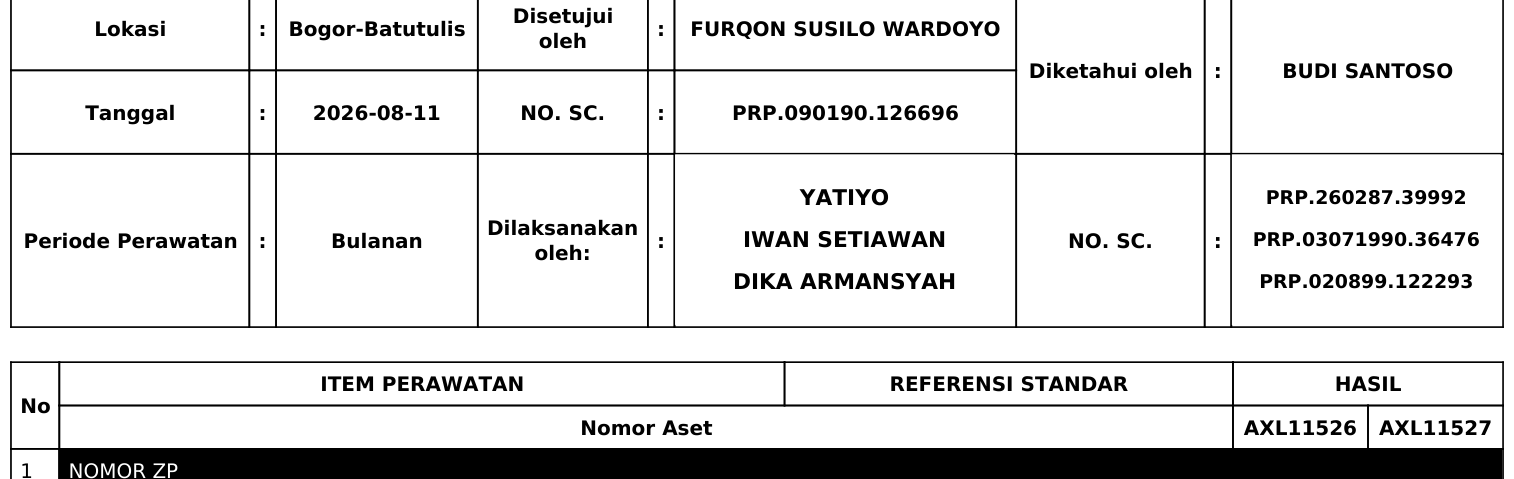
#> input picture logs/sc_font_test_6.8.png, 1514 x 479 px, found by its file name; its folder holds only this picture in this run
$ python crop_single_temp.py --rel ../logs/sc_font_test_6.8.png
#> lines starting #> are read from the running program, lines starting #| are printed output that depends on the picture
### scripts/crop_collage_photos.py
import os
import sys
import json
from pathlib import Path
import numpy as np
from PIL import Image


# ── Tuning constants for 300x300 images ────────────────────────────────────
CROSSHAIR_SEARCH_RANGE  = (0.35, 0.65)   # divider must be in 35–65% of image (middle zone)
CROSSHAIR_MIN_PROMINENCE = 8.0            # row/col peak brightness must exceed local bg by at least 8.0
CROSSHAIR_MIN_BRIGHTNESS = 135.0          # row/col peak mean brightness must be >= 135
CROSSHAIR_CENTER_BRIGHT  = 170.0          # intersection pixel brightness threshold


def _brightness_profile(arr: np.ndarray, axis: int) -> np.ndarray:
    """Return mean brightness profile along an axis (axis=0→row profile, axis=1→col profile)."""
    return np.mean(arr, axis=(1 - axis, 2))


def _find_divider(profile: np.ndarray, search_lo: float = 0.35, search_hi: float = 0.65) -> tuple[int, float, float]:
    """Find peak row/column in the central search range with prominence calculation."""
    n = len(profile)
    lo = int(n * search_lo)
    hi = int(n * search_hi)
    if lo >= hi:
        return n // 2, 0.0, 0.0

    sub = profile[lo:hi]
    rel_idx = int(np.argmax(sub))
    peak_idx = lo + rel_idx
    peak_val = float(profile[peak_idx])

    # Local background: average of regions outside 35px around peak
    bg_lo = profile[max(0, peak_idx - 35): max(0, peak_idx - 12)]
    bg_hi = profile[min(n, peak_idx + 12): min(n, peak_idx + 35)]
    bg = float(np.mean(np.concatenate([bg_lo, bg_hi]))) if (len(bg_lo) + len(bg_hi)) > 0 else 0.0
    prom = peak_val - bg

    return peak_idx, peak_val, prom


def detect_collage_by_crosshair(img: Image.Image) -> tuple[bool, int, int, str]:
    """Detects 2x2 collage in 300x300 images by checking center crosshair prominence and brightness.
    Returns (is_collage, peak_x, peak_y, reason).
    """
    w, h = img.size
    arr = np.array(img.convert('RGB')).astype(np.float32)
    gray = np.mean(arr, axis=2)

    # 1. Search peak row & col in 35%..65% range
    row_means = np.mean(gray, axis=1)
    col_means = np.mean(gray, axis=0)

    peak_y, peak_y_val, prom_y = _find_divider(row_means, *CROSSHAIR_SEARCH_RANGE)
    peak_x, peak_x_val, prom_x = _find_divider(col_means, *CROSSHAIR_SEARCH_RANGE)

    # Intersection brightness
    center_val = float(np.mean(gray[max(0, peak_y-3):peak_y+4, max(0, peak_x-3):peak_x+4]))

    # Detection logic:
    # A. Both Y and X have prominent bright lines (prom >= 8, val >= 135)
    # B. Center intersection is very bright (center_val >= 170) with prom >= 5
    is_coll = (prom_y >= CROSSHAIR_MIN_PROMINENCE and prom_x >= CROSSHAIR_MIN_PROMINENCE and peak_y_val >= CROSSHAIR_MIN_BRIGHTNESS and peak_x_val >= CROSSHAIR_MIN_BRIGHTNESS) or \
              (center_val >= CROSSHAIR_CENTER_BRIGHT and prom_y >= 5.0 and prom_x >= 5.0)

    reason = (
        f"Crosshair Y: y={peak_y}(val={peak_y_val:.0f}, prom={prom_y:.1f}) | "
        f"X: x={peak_x}(val={peak_x_val:.0f}, prom={prom_x:.1f}) | "
        f"center={center_val:.0f} -> {'KOLASE' if is_coll else 'Bukan Kolase'}"
    )

    return is_coll, peak_x, peak_y, reason


# [16 lines left out: function get_crop_box_bottom_left, not called in this run]


def is_collage_photo_adaptive(img: Image.Image) -> tuple[bool, int, int, str]:
    """Detects if an image is a 2x2 collage photo using center crosshair detection.
    Returns: (is_collage: bool, divider_x: int, divider_y: int, reason: str)
    NOTE: Used by analyzer.py to flag uncropped collages as HIGH RISK.
    """
    is_coll, peak_x, peak_y, reason = detect_collage_by_crosshair(img)
    return is_coll, peak_x, peak_y, reason


# [18 lines left out: function process_collage_photos, not called in this run]


# [23 lines that do not run on import are left out]

### scripts/edit_timemark_ide1.py
#!/usr/bin/env python3
"""
edit_timemark_ide1.py — Versi baru: HSV Orange Isolation + Fixed-offset Stage 1c
- Hapus Stage 1, 1b, 2, 3, 4, consensus pre-scan
- Hanya: HSV isolate -> find_red_guide -> fixed offset dari guide top-right
- Fallback: get_text_box() jika tidak ada guide
"""

import argparse
import json
import os
import re
import shutil
import sys
from datetime import datetime, timedelta
from pathlib import Path

if sys.platform == "win32":
    try:
        sys.stdout.reconfigure(encoding="utf-8", errors="replace")
        sys.stderr.reconfigure(encoding="utf-8", errors="replace")
    except Exception:
        pass

import numpy as np
from PIL import Image, ImageDraw, ImageFont, ImageOps, ImageFilter

import pytesseract

import openpyxl
from openpyxl.styles import Font, Alignment, Border, Side, PatternFill
TESSERACT_PATH = r"C:\Program Files\Tesseract-OCR\tesseract.exe"
pytesseract.pytesseract.tesseract_cmd = TESSERACT_PATH

# Fixed offset parameters (dari test script)
X_OFFSET_FROM_GUIDE = 6      # px right of guide right edge
Y_CENTER_OFFSET = 0          # textbox center = guide top (gy1)
BOX_HEIGHT_RATIO = 0.053     # 5.3% of image height
BOX_WIDTH_RATIO = 0.48       # 48% of image width

# Default paths
DEFAULT_INPUT = Path("03_photos_export")
DEFAULT_OUTPUT = Path("04_photos_edited")
DEFAULT_SCHEDULE = Path("schedule.json")

# ── Fallback durations (minutes) when schedule.json is not available ──
CATEGORY_DURATIONS = {
    "SINYAL": 30,
    "PERSINYALAN_ELEKTRIK": 420,
    "TELEKOMUNIKASI": 60,
    "SERAT OPTIK": 60,
    "PDSE": 420,
}
DEFAULT_DURATION = 45  # AXC, WESEL, CATU_DAYA, PINTU_PERLINTASAN, CTS, PTDS, PTLS, PTPP, JPL

MONTHS_ABBR = ["", "Jan", "Feb", "Mar", "Apr", "Mei", "Jun", "Jul", "Agu", "Sep", "Okt", "Nov", "Des"]
DAYS_ID = ["Senin", "Selasa", "Rabu", "Kamis", "Jumat", "Sabtu", "Minggu"]


# [40 lines left out: functions _read_date_txt, normalize_manual_date_text, _read_manual_meta, parse_date_text, not called in this run]


def format_timemark(dt: datetime) -> str:
    return f"{DAYS_ID[dt.weekday()]}, {MONTHS_ABBR[dt.month]} {dt.day:02d} {dt.year} {dt.hour:02d}:{dt.minute:02d}"

# Station → BTP mapping (must match export_pdf_foto.py)
STATION_TO_BTP = {
    "BOO": "BTP JAK", "CLT": "BTP JAK",
    "BJD": "BTP JAK",
    "BNR": "BTP BD",
    "BOP": "BTP BD", "BTT": "BTP BD", "CGB": "BTP BD",
    "COS": "BTP BD", "MSG": "BTP BD", "CCR": "BTP BD",
}


# ─── HSV Orange Isolation ───
# [40 lines left out: function preprocess_for_guide, not called in this run]


# ─── Red Guide Detection ───
def contiguous_runs(values: np.ndarray):
    idx = np.where(values)[0]
    if len(idx) == 0:
        return []
    groups = []
    s = p = int(idx[0])
    for v in idx[1:]:
        v = int(v)
        if v > p + 1:
            groups.append((s, p))
            s = v
        p = v
    groups.append((s, p))
    return groups


def find_red_guide(arr: np.ndarray, y_start: int | None = None):
    """Deteksi garis merah/kuning/oranye vertikal (Red/Yellow Guide) di area kiri foto.

    Mendukung Red, Orange, dan Yellow guide (Hue 0°-52°, Saturation >= 50%).
    Menggunakan algoritma Local Column Peak Prominence, clean vertical line check,
    dan filter lebar maksimal (<= 8-10px) tanpa Top Crop (y=0 hingga y=h).
    """
    h, w = arr.shape[:2]
    if y_start is None:
        y_start = 0

    r = arr[:,:,0].astype(float)
    g = arr[:,:,1].astype(float)
    b = arr[:,:,2].astype(float)

    # Combined Red & Yellow guide filter (r > 172)
    red_yellow = (
        (r > 172)
        & (r > g * 1.10)
        & (r > b * 1.35)
        & (g < 215)
        & (b < 160)
    )

    # HSV filter: Red, Orange, Yellow (Hue <= 52° or >= 330°) + Sat >= 63%
    delta = r - np.minimum(g, b)
    safe_delta = np.where(delta > 0, delta, 1.0)
    hue = (g - b) / safe_delta * 60
    hue = np.where(hue < 0, hue + 360, hue)
    max_c = np.maximum(np.maximum(r, g), b)
    sat = np.where(max_c > 0, delta / max_c * 100, 0.0)

    ry_mask = red_yellow & ((hue <= 52.0) | (hue >= 330.0)) & (sat >= 63.0)

    if y_start > 0:
        ry_mask[:y_start, :] = False

    # Restrict search to X <= 35% of width (max 105px)
    max_x_search = int(max(48, w * 0.35))
    ry_mask[:, max_x_search:] = False

    counts = ry_mask.astype(int).sum(axis=0)

    # Local column peak prominence + Clean vertical line check (gap check)
    prominent_mask = np.zeros(w, dtype=bool)
    min_h = max(20, int(h * 0.065))

    for x in range(max_x_search):
        if counts[x] < min_h:
            continue
        w_start = max(0, x - 6)
        w_end = min(max_x_search, x + 7)
        neighbor_vals = [counts[nx] for nx in range(w_start, w_end) if abs(nx - x) >= 3 and counts[nx] > 0]
        local_bg = np.median(neighbor_vals) if neighbor_vals else 0
        if counts[x] >= local_bg + 20 or counts[x] >= local_bg * 1.35:
            left_bg = np.min([counts[nx] for nx in range(max(0, x-4), max(0, x-1))] or [0])
            right_bg = np.min([counts[nx] for nx in range(min(max_x_search, x+2), min(max_x_search, x+5))] or [0])
            if left_bg <= counts[x] * 0.60 or right_bg <= counts[x] * 0.60:
                prominent_mask[x] = True

    max_allowed_width = 2  # Strict 1-2px guide width requirement for standard photos

    # Split wide runs at drop-off (count < peak * 0.35)
    # [16 lines left out: function _split_wide_run, not called in this run]

    candidates = []
    for x1, x2 in contiguous_runs(prominent_mask):
        run_width = x2 - x1 + 1
        if run_width > max_allowed_width:
            raw_sub = _split_wide_run(x1, x2)
            sub_runs = []
            for sx1, sx2 in raw_sub:
                if sx2 - sx1 + 1 <= max_allowed_width:
                    sub_runs.append((sx1, sx2))
                else:
                    # Enumerate sliding windows for sub-runs still too wide
                    for w in range(sx1, sx2 + 1):
                        sub_runs.append((w, w))
                    for w in range(sx1, sx2):
                        sub_runs.append((w, w + 1))
            if not sub_runs:
                # Fallback: enumerate all windows in original run
                for w in range(x1, x2 + 1):
                    sub_runs.append((w, w))
                for w in range(x1, x2):
                    sub_runs.append((w, w + 1))
        else:
            sub_runs = [(x1, x2)]

        for sx1, sx2 in sub_runs:
            row_has = ry_mask[:, sx1:sx2+1].sum(axis=1) > 0
            raw_runs = contiguous_runs(row_has)
            if not raw_runs:
                continue
            # Merge runs separated by small vertical gaps (<= 5 px)
            merged_runs = [list(raw_runs[0])]
            for ry1, ry2 in raw_runs[1:]:
                if ry1 - merged_runs[-1][1] <= 5:
                    merged_runs[-1][1] = ry2
                else:
                    merged_runs.append([ry1, ry2])

            for y1, y2 in merged_runs:
                guide_h = y2 - y1 + 1
                if guide_h < max(20, int(h * 0.045)):
                    continue
                score = int(ry_mask[y1:y2+1, sx1:sx2+1].sum())
                candidates.append((guide_h, score, sx1, y1, sx2, y2))

    if not candidates:
        return None
    # Sort by highest score first, then leftmost X (highest score = most pixels = true guide)
    candidates.sort(key=lambda c: (-c[1], c[2]))
    _, _, x1, y1, x2, y2 = candidates[0]
    return x1, y1, x2, y2


def find_cyan_guide_inverted(arr_orig: np.ndarray, y_start: int | None = None):
    """Deteksi red guide via invert (255 - RGB): red(200,30,30) -> cyan(55,225,225).

    Cyan mask formula: r_inv < 51, g_inv > 108, b_inv > 140, g_inv > r_inv * 1.40, b_inv > r_inv * 1.40.
    Menggunakan algoritma Local Column Peak Prominence (sama dengan red guide) dan NO TOP CROP.
    """
    h, w = arr_orig.shape[:2]
    if y_start is None:
        y_start = 0

    arr_inv = 255 - arr_orig.astype(np.int16)
    arr_inv = np.clip(arr_inv, 0, 255).astype(np.uint8)

    r_inv = arr_inv[:,:,0].astype(float)
    g_inv = arr_inv[:,:,1].astype(float)
    b_inv = arr_inv[:,:,2].astype(float)

    cyan_mask = (
        (r_inv < 51) & (g_inv > 108) & (b_inv > 140)
        & (g_inv > r_inv * 1.40) & (b_inv > r_inv * 1.40)
    )
    if y_start > 0:
        cyan_mask[:y_start, :] = False

    max_x_search = int(max(48, w * 0.35))
    cyan_mask[:, max_x_search:] = False

    counts = cyan_mask.astype(int).sum(axis=0)

    # ── SAME prominent check as red guide (gap check included) ──
    prominent_mask = np.zeros(w, dtype=bool)
    min_h = max(20, int(h * 0.065))

    for x in range(max_x_search):
        if counts[x] < min_h:
            continue
        w_start = max(0, x - 6)
        w_end = min(max_x_search, x + 7)
        neighbor_vals = [counts[nx] for nx in range(w_start, w_end) if abs(nx - x) >= 3 and counts[nx] > 0]
        local_bg = np.median(neighbor_vals) if neighbor_vals else 0
        if counts[x] >= local_bg + 20 or counts[x] >= local_bg * 1.35:
            left_bg = np.min([counts[nx] for nx in range(max(0, x-4), max(0, x-1))] or [0])
            right_bg = np.min([counts[nx] for nx in range(min(max_x_search, x+2), min(max_x_search, x+5))] or [0])
            if left_bg <= counts[x] * 0.60 or right_bg <= counts[x] * 0.60:
                prominent_mask[x] = True

    max_allowed_width = 2  # Strict 1-2px guide width requirement

    # Split wide runs at drop-off (count < peak * 0.35)
    # [14 lines left out: function _split_wide_run, not called in this run]

    candidates = []
    for x1, x2 in contiguous_runs(prominent_mask):
        run_width = x2 - x1 + 1
        if run_width > max_allowed_width:
            sub_runs = _split_wide_run(x1, x2)
        else:
            sub_runs = [(x1, x2)]

        for sx1, sx2 in sub_runs:
            row_has = cyan_mask[:, sx1:sx2+1].sum(axis=1) > 0
            raw_runs = contiguous_runs(row_has)
            if not raw_runs:
                continue
            # Merge runs separated by small vertical gaps (<= 5 px) — same as red guide
            merged_runs = [list(raw_runs[0])]
            for ry1, ry2 in raw_runs[1:]:
                if ry1 - merged_runs[-1][1] <= 5:
                    merged_runs[-1][1] = ry2
                else:
                    merged_runs.append([ry1, ry2])

            for y1, y2 in merged_runs:
                guide_h = y2 - y1 + 1
                if guide_h < max(20, int(h * 0.045)):
                    continue
                score = int(cyan_mask[y1:y2+1, sx1:sx2+1].sum())
                candidates.append((guide_h, score, sx1, y1, sx2, y2))

    if not candidates:
        return None

    candidates.sort(key=lambda c: (c[2], -c[0], -c[1]))
    _, _, x1, y1, x2, y2 = candidates[0]
    return x1, y1, x2, y2


# [339 lines left out: functions find_custom1_hsv_guide, place_textbox_fixed_offset, find_collage_custom_guide, load_cropped_collages_manifest, find_old_date_by_ocr, get_text_box and 1 more, not called in this run]


# ─── Font ───
# Cache font at module level to avoid repeated disk reads
_FONT_CACHE = {}

# [64 lines left out: functions get_font, draw_textbox, not called in this run]


# (duplicate defs removed - see live versions below)


# ─── Main ───
def sanitize_segment(text: str) -> str:
    return re.sub(r'[\\/:*?"<>|]', '_', text).strip()


def asset_output_dir(root: Path, btp: str, category: str, identifier: str) -> Path:
    return root / sanitize_segment(btp) / category / sanitize_segment(identifier)


# [79 lines left out: functions _folder_key_from_path, locate_date_box, not called in this run]


# ─── Schedule Support ───
def load_schedule(path: Path):
    with open(path, "r", encoding="utf-8") as f:
        return json.load(f)


# [6 lines left out: function iso_to_timemark, not called in this run]


def normalize_schedule_identifier(identifier: str) -> str:
    """Map legacy 2025 identifier to current 2026 photo folder."""
    return "ZP 41 BOO" if identifier.strip().upper() == "ZP 41B BOO" else identifier


# [576 lines left out: functions build_schedule_lookup, find_guide_by_mask_direct, _detect_guideline_for_label, _write_yolo_label, process_image, _collect_folder_consensus and 1 more, not called in this run]


# [2 lines that do not run on import are left out]

### scripts/crop_single_temp.py
import sys
import shutil
import argparse
from pathlib import Path
import numpy as np
from PIL import Image

def main():
    parser = argparse.ArgumentParser(description="Crop single collage photo for clean preview")
    parser.add_argument("--rel", required=True, help="Relative path of photo")
    parser.add_argument("--photos-dir", default="03_photos_export", help="Source photos export dir")
    parser.add_argument("--temp-dir", default="03_photos_cropped_temp", help="Temporary cropped preview dir")
    args = parser.parse_args()

    src_path = Path(args.photos_dir) / args.rel
    temp_path = Path(args.temp_dir) / args.rel

    temp_path.parent.mkdir(parents=True, exist_ok=True)

    if not src_path.exists():
        print(f"[ERROR] Source photo not found: {src_path}")
        sys.exit(1)

    try:
        from crop_collage_photos import is_collage_photo_adaptive
        from edit_timemark_ide1 import find_red_guide, find_cyan_guide_inverted

        img = Image.open(src_path)
#> img is the input picture: PIL image 1514x479 RGB; min 0, max 255, mean 222.2
        is_coll, div_x, div_y, reason = is_collage_photo_adaptive(img)
#> in detect_collage_by_crosshair, `row_means = np.mean(gray, axis=1)`: row_means = 479 values, max 255 at index 328, min 3.37 at index 153, mean 222.2
#> in detect_collage_by_crosshair, `col_means = np.mean(gray, axis=0)`: col_means = 1514 values, max 255 at index 0, min 44.08 at index 1503, mean 222.2
#> in _find_divider, `n = len(profile)`: n = 479
#> in _find_divider, `lo = int(n * search_lo)`: lo = 167
#> in _find_divider, `hi = int(n * search_hi)`: hi = 311
#> in _find_divider, `sub = profile[lo:hi]`: sub = 144 values, max 251.9 at index 0, min 176.5 at index 71, mean 237.8
#> in _find_divider, `rel_idx = int(np.argmax(sub))`: rel_idx = 0
#> in _find_divider, `peak_idx = lo + rel_idx`: peak_idx = 167
#> in _find_divider, `peak_val = float(profile[peak_idx])`: peak_val = 251.9
#> in _find_divider, `bg_lo = profile[max(0, peak_idx - 35): max(0, peak_idx - 12)]`: bg_lo = 23 values, max 251.8 at index 0, min 3.37 at index 21, mean 233
#> in _find_divider, `bg_hi = profile[min(n, peak_idx + 12): min(n, peak_idx + 35)]`: bg_hi = 23 values, max 251.9 at index 0, min 221.8 at index 12, mean 240
#> in _find_divider, `bg = float(np.mean(np.concatenate([bg_lo, bg_hi]))) if (len(bg_lo) + l..`: bg = 236.5
#> in _find_divider, `prom = peak_val - bg`: prom = 15.38
#> in detect_collage_by_crosshair, `peak_y, peak_y_val, prom_y = _find_divider(row_means, *CROSSHAIR_SEARC..`: peak_y = 167; peak_y_val = 251.9; prom_y = 15.38
#> in detect_collage_by_crosshair, `peak_x, peak_x_val, prom_x = _find_divider(col_means, *CROSSHAIR_SEARC..`: peak_x = 689; peak_x_val = 233.7; prom_x = 11.85
#> in detect_collage_by_crosshair, `center_val = float(np.mean(gray[max(0, peak_y-3):peak_y+4, max(0, peak..`: center_val = 255
#> in detect_collage_by_crosshair, `is_coll = (prom_y >= CROSSHAIR_MIN_PROMINENCE and prom_x >= CROSSHAIR_..`: is_coll = True
#> in is_collage_photo_adaptive, `is_coll, peak_x, peak_y, reason = detect_collage_by_crosshair(img)`: peak_x = 689; peak_y = 167
#> is_coll = True; div_x = 689; div_y = 167

        if not is_coll:
            shutil.copy2(src_path, temp_path)
            print(f"[OK] Non-collage copied to temp: {temp_path}")
            return

        w, h = img.size
#> w = 1514; h = 479
        quadrants = [
            ("Bottom-Left", (0, div_y, div_x, h)),
            ("Top-Left", (0, 0, div_x, div_y)),
            ("Bottom-Right", (div_x, div_y, w, h)),
            ("Top-Right", (div_x, 0, w, div_y)),
        ]
#> quadrants = [('Bottom-Left', (0, 167, 689, 479)), ('Top-Left', (0, 0, 689, 167)), ('Bottom-Right', (689, 167, 1514, 479)), ('Top-Right', (689, 0, 1514, 167))]
        selected_box = (0, div_y, div_x, h)
#> selected_box = (0, 167, 689, 479)
        for name, box in quadrants:
            q_img = img.convert('RGB').crop(box).resize((300, 300), Image.Resampling.LANCZOS)
            if find_red_guide(np.array(q_img), y_start=0) or find_cyan_guide_inverted(np.array(q_img)):
                selected_box = box
                break
#> this loop made 4 passes
#> pass 1, in main, `q_img = img.convert('RGB').crop(box).resize((300, 300), Image.Resampli..`:
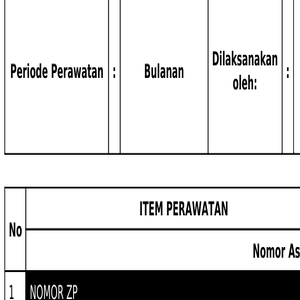
#> q_img: PIL image 300x300 RGB; min 0, max 255, mean 217.9

        l, u, r, b = selected_box
#> l = 0; u = 167; r = 689; b = 479
        bw, bh = r - l, b - u
#> bw = 689; bh = 312
        side = max(1, min(bw, bh))
#> side = 312
        cx, cy = (l + r) // 2, (u + b) // 2
#> cx = 344; cy = 323
        sq_l = max(0, cx - side // 2)
#> sq_l = 188
        sq_u = max(0, cy - side // 2)
#> sq_u = 167
        sq_r = min(w, sq_l + side)
#> sq_r = 500
        sq_b = min(h, sq_u + side)
#> sq_b = 479

        cropped_img = img.convert('RGB').crop((sq_l, sq_u, sq_r, sq_b))
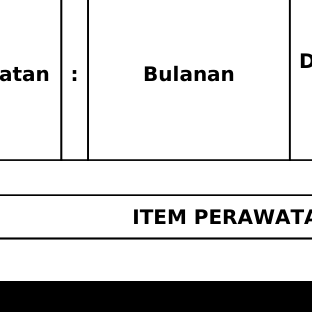
#> cropped_img: PIL image 312x312 RGB; min 0, max 255, mean 216.5
        resized_img = cropped_img.resize((300, 300), Image.Resampling.LANCZOS)
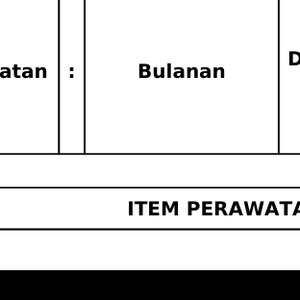
#> resized_img: PIL image 300x300 RGB; min 0, max 255, mean 216.2
        resized_img.save(temp_path, quality=95)
        print(f"[OK] Clean cropped collage saved to temp: {temp_path}")

    except Exception as e:
        print(f"[FALLBACK] Error cropping: {e}")
        shutil.copy2(src_path, temp_path)

if __name__ == "__main__":
    main()
